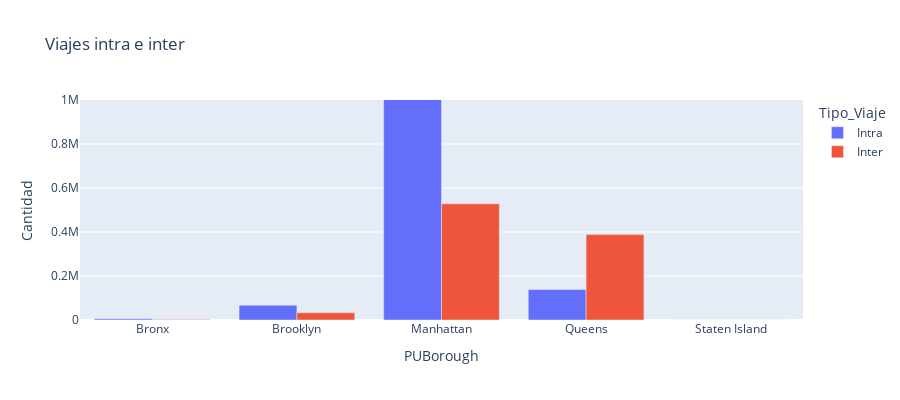

Notebook source saved alongside this figure:
### Code cell
fig = px.bar(df_data_zone, x=df_data_zone.index, y='Cantidad',
                    color='Tipo_Viaje', barmode='group', height=400,
                    title='Viajes intra e inter')
fig.update_yaxes(range = [0,1000000])
fig.show()

### Figure 1 — Plotly figure (JSON) as saved in the notebook; plotly's stock layout.template omitted (floating-point values rounded to 4 significant figures)
{"data": [{"alignmentgroup": "True", "hovertemplate": "Tipo_Viaje=Intra<br>PUBorough=%{x}<br>Cantidad=%{y}<extra></extra>", "legendgroup": "Intra", "marker": {"color": "#636efa", "pattern": {"shape": ""}}, "name": "Intra", "offsetgroup": "Intra", "orientation": "v", "showlegend": true, "textposition": "auto", "type": "bar", "x": ["Bronx", "Brooklyn", "Manhattan", "Queens", "Staten Island"], "xaxis": "x", "y": [5123, 67286, 7437887, 138752, 124], "yaxis": "y"}, {"alignmentgroup": "True", "hovertemplate": "Tipo_Viaje=Inter<br>PUBorough=%{x}<br>Cantidad=%{y}<extra></extra>", "legendgroup": "Inter", "marker": {"color": "#EF553B", "pattern": {"shape": ""}}, "name": "Inter", "offsetgroup": "Inter", "orientation": "v", "showlegend": true, "textposition": "auto", "type": "bar", "x": ["Bronx", "Brooklyn", "Manhattan", "Queens", "Staten Island"], "xaxis": "x", "y": [2266, 32971, 528567, 388209, 20], "yaxis": "y"}], "layout": {"barmode": "group", "height": 400, "legend": {"title": {"text": "Tipo_Viaje"}, "tracegroupgap": 0}, "title": {"text": "Viajes intra e inter"}, "xaxis": {"anchor": "y", "domain": [0, 1], "title": {"text": "PUBorough"}}, "yaxis": {"anchor": "x", "domain": [0, 1], "range": [0, 1000000], "title": {"text": "Cantidad"}}}}
